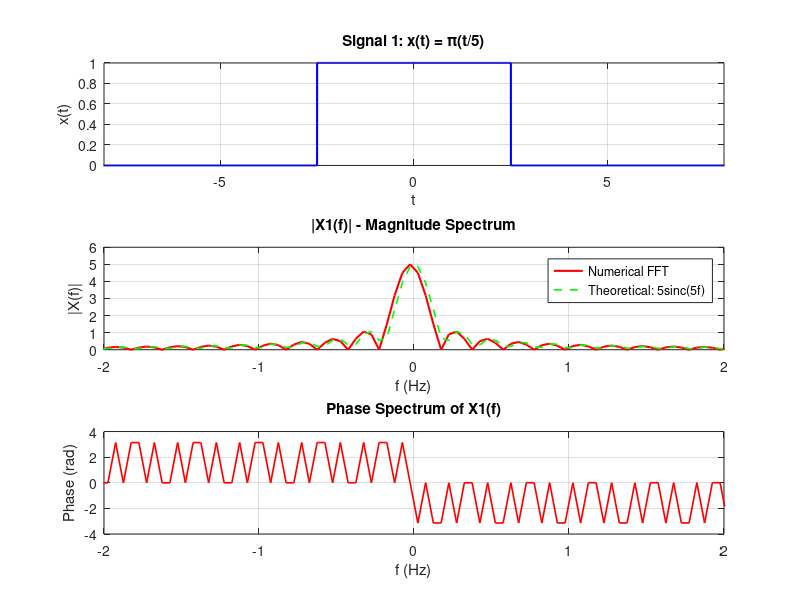

MATLAB code for this plot: (Note: this script raises an error after producing the figure.)

clc; clear; close all;

dt   = 0.001;
Fs   = 1/dt;
rect = @(t) (abs(t) <= 0.5);

%% --- Signal 1: x(t) = π(t/5) ---
t1 = -10:dt:10;
x1 = rect(t1/5);
N1 = length(t1);
f1 = (-N1/2:N1/2-1)*(Fs/N1);
X1 = fftshift(fft(x1)*dt);
X1_th = 5*sinc(5*f1);

figure(1);
subplot(3,1,1);
plot(t1, x1, 'b', 'LineWidth',1.5);
title('Signal 1: x(t) = \pi(t/5)');
xlabel('t'); ylabel('x(t)'); grid on; xlim([-8 8]);

subplot(3,1,2);
plot(f1, abs(X1), 'r', 'LineWidth',1.5); hold on;
plot(f1, abs(X1_th), 'g--', 'LineWidth',1.2);
legend('Numerical FFT','Theoretical: 5sinc(5f)');
title('|X1(f)| - Magnitude Spectrum');
xlabel('f (Hz)'); ylabel('|X(f)|'); grid on; xlim([-2 2]);

subplot(3,1,3);
plot(f1, angle(X1), 'r', 'LineWidth',1.2);
title('Phase Spectrum of X1(f)');
xlabel('f (Hz)'); ylabel('Phase (rad)'); grid on; xlim([-2 2]);
sgtitle('Q XI - Signal 1: \pi(t/5)');

fprintf('Signal 1: X(f) = 5*sinc(5f)  [rect of width 5 → sinc scaled by 5]\n\n');

%% --- Signal 2: x(t) = 10sin(2πt)*cos(40πt) ---
% Identity: 10sin(A)cos(B) = 5[sin(A+B)+sin(A-B)]
% = 5sin(42πt) + 5sin(-38πt) = 5sin(42πt) - 5sin(38πt)
% Frequencies: f = 21 Hz and f = 19 Hz

t2  = -50:dt:50;   % Long time for good frequency resolution
x2  = 10*sin(2*pi*t2) .* cos(40*pi*t2);
N2  = length(t2);
f2  = (-N2/2:N2/2-1)*(Fs/N2);
X2  = fftshift(fft(x2)*dt);

figure(2);
subplot(2,1,1);
plot(t2, x2, 'b', 'LineWidth',1.0);
title('Signal 2: x(t) = 10sin(2\pit)cos(40\pit)');
xlabel('t'); ylabel('x(t)'); grid on; xlim([-5 5]);

subplot(2,1,2);
plot(f2, abs(X2), 'r', 'LineWidth',1.5);
xlim([-25 25]);
xline( 19,'--k','LineWidth',1.2);
xline(-19,'--k','LineWidth',1.2);
xline( 21,'--k','LineWidth',1.2);
xline(-21,'--k','LineWidth',1.2);
text( 19.2, max(abs(X2))*0.85, '19 Hz','FontSize',9,'Color','k');
text( 21.2, max(abs(X2))*0.85, '21 Hz','FontSize',9,'Color','k');
title('|X2(f)| - Peaks at \pm19 Hz and \pm21 Hz');
xlabel('f (Hz)'); ylabel('|X(f)|'); grid on;
sgtitle('Q XI - Signal 2');

fprintf('Signal 2: 10sin(2πt)cos(40πt) = 5sin(42πt) - 5sin(38πt)\n');
fprintf('Theoretical frequencies: ±19 Hz and ±21 Hz\n\n');

%% --- Signal 3: x(t) = 10e^(-3t)*u(t) ---
% Theoretical: X(f) = 10/(3 + j2πf)
t3  = 0:dt:10;
x3  = 10*exp(-3*t3);
N3  = length(t3);
f3  = (-N3/2:N3/2-1)*(Fs/N3);
X3  = fftshift(fft(x3)*dt);
X3_th = 10 ./ (3 + 1j*2*pi*f3);

figure(3);
subplot(2,1,1);
plot(t3, x3, 'b', 'LineWidth',1.5);
title('Signal 3: x(t) = 10e^{-3t}u(t)');
xlabel('t'); ylabel('x(t)'); grid on;

subplot(2,1,2);
plot(f3, abs(X3),    'r',  'LineWidth',1.5); hold on;
plot(f3, abs(X3_th), 'g--','LineWidth',1.2);
legend('Numerical FFT','Theoretical: 10/(3+j2\pif)');
title('|X3(f)| - Magnitude Spectrum');
xlabel('f (Hz)'); ylabel('|X(f)|'); grid on; xlim([-10 10]);
sgtitle('Q XI - Signal 3: 10e^{-3t}u(t)');

fprintf('Signal 3: X(f) = 10/(3 + j2πf)\n');
fprintf('|X(f)| = 10/sqrt(9 + (2πf)^2)\n');
